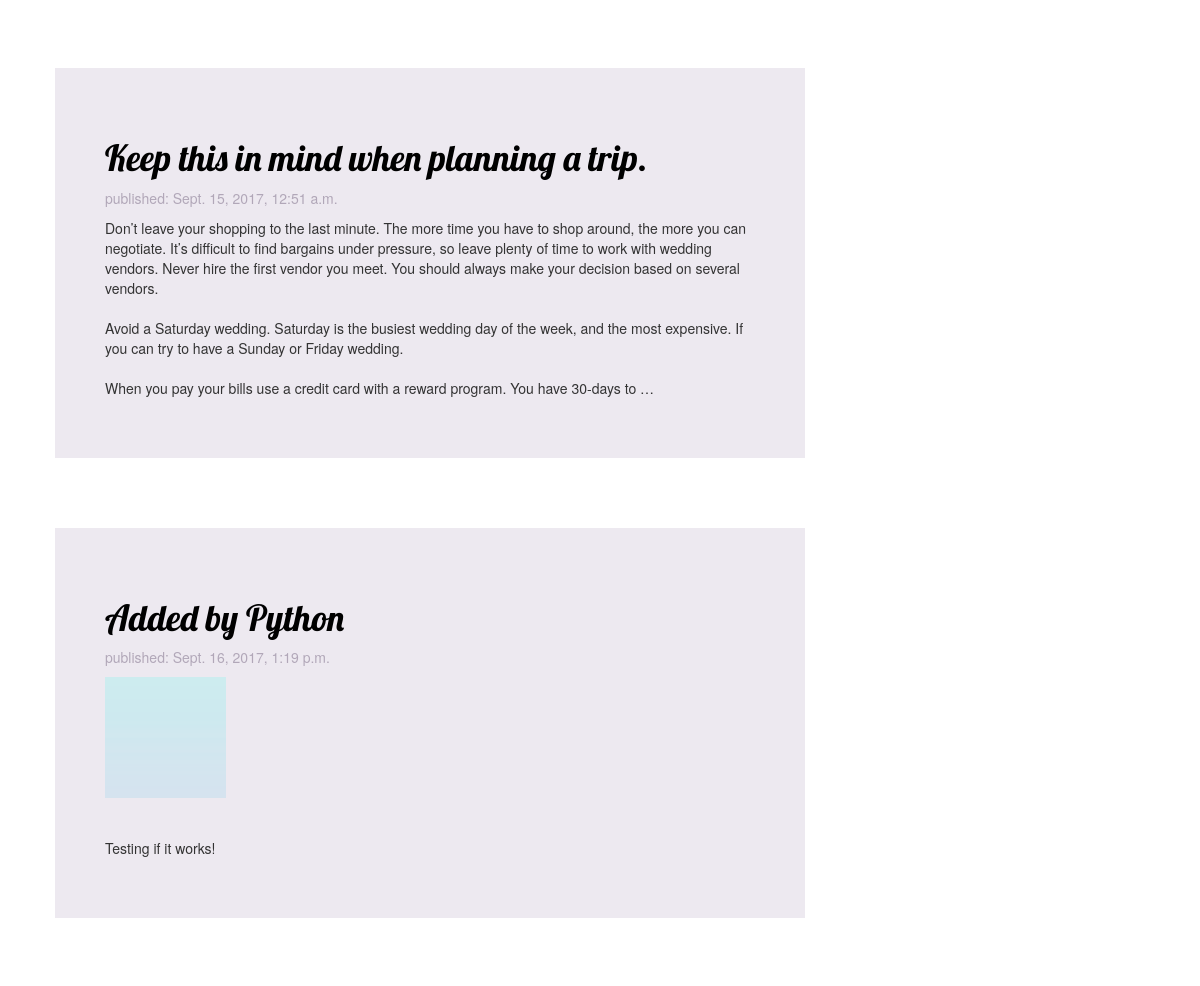
The app's page / (middle part), older data.
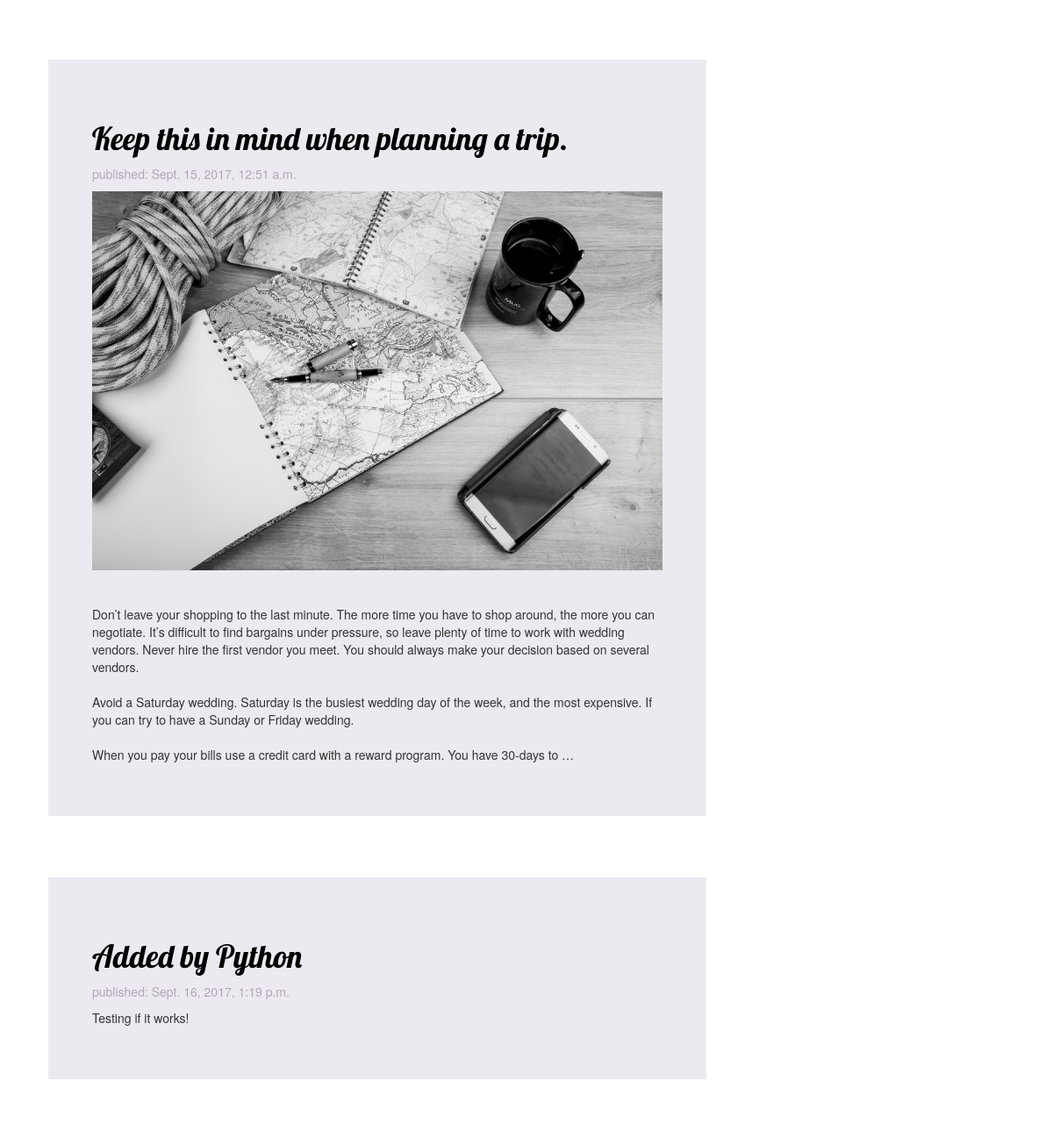
The same page, newer data.
### blog/models.py (models this page shows, shortened)
class Post(models.Model):
    author = models.ForeignKey('auth.User')
    title = models.CharField(max_length=200)
    text = models.TextField()
    created_date = models.DateTimeField(default=timezone.now)
    published_date = models.DateTimeField(blank=True, null=True)
    image = models.ImageField(upload_to='image',blank=True, null=True)

### blog/views.py (the view)
# urls.py: url(r'^$', views.post_list, name='post_list'),
def post_list(request):
    posts = Post.objects.order_by('published_date')
    return render(request, 'blog/post_list.html', {'posts':posts})

### blog/templates/blog/post_list.html (shortened to what this page needs)
{% extends 'blog/base.html' %}
{% block content %}
  {% for post in posts %}
    <div class="post">
      <h1><a href="{% url 'post_detail' pk=post.pk %}">{{ post.title }}</a></h1>
      <div class="publishedDate">
          <p>published: {{ post.published_date }}</p>
      </div>
      {% if post.image %}
          <div>
            <img src="{{post.image.url}}" class="img-responsive">
          </div>
      {% endif %}
          <p>{{ post.text|linebreaksbr|truncatewords_html:100}}</p>
      </div>
  {% endfor %}
{% endblock %}

Row changes from the older to the newer data that the page shows:
changed Post "Keep this in mind when planning a trip.": image: picture added
changed Post "Added by Python": image "image/bgPhoto.png" → empty (drawn); image: picture removed
